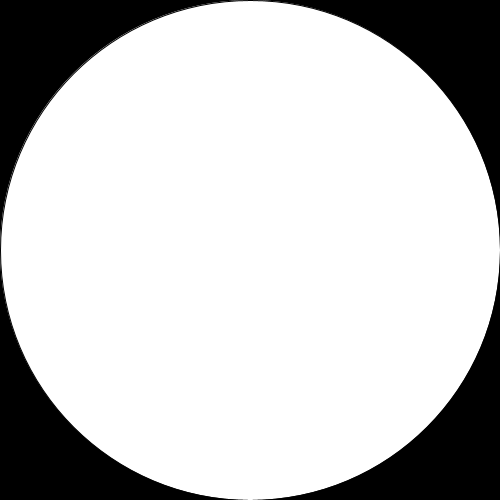
Frame 1 (no input)
Frame 60 (the mouse pressed at the canvas centre just before this capture): identical to frame 1, image omitted
Frame 120 (the mouse held since frame 60 and released just before this capture): identical to frame 1, image omitted

The Processing sketch that drew this single still picture (run headless with seeded random() and noise(); from frame 60 on, the mouse is pressed at the canvas centre):

// Processing sketch: cell_clone_2D
// ── cell_clone_2D.pde

int clicks = 1;

void setup(){
  size(500, 500);
  ellipseMode(CORNER);
}

void draw(){
  background(0);
  //numero total de circulos
  int circs = int(pow(2, clicks));
  
  //numero de riculos por fila
  int fila = int(circs/2);

  //ancho de cada circulo
  float ancho = width/fila;
  
  //primera iteracion para generar filas;
  for(int i = 0; i < fila; i++){
    
    //segunda iteracion para generar las columbas;
     for(int j = 0; j < fila; j++){
       //las posiciones se sacan multiplicando 
       //el ancho por el contador de la iteracion correspondiente
       float x = i*ancho;
       float y = j*ancho;
       //dibujamos el elipse
       ellipse(x,y,ancho,ancho);
     }
  }
}

//por cada click del mouse
void mouseClicked(){
  //aumentamos el contador de clicks
  clicks++;
}
